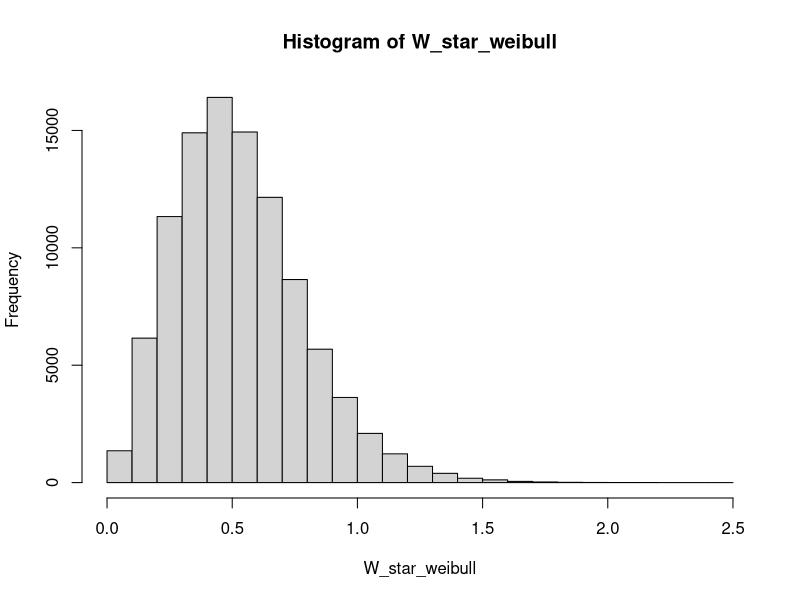
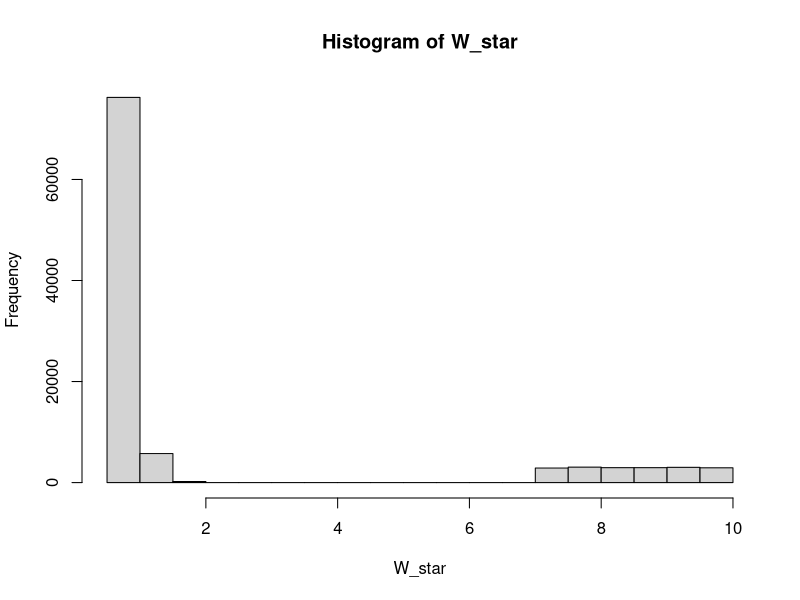
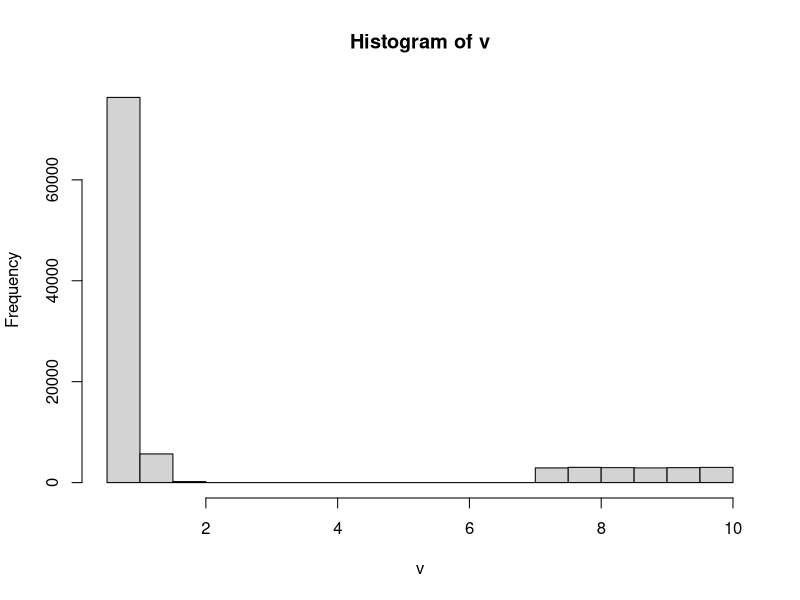
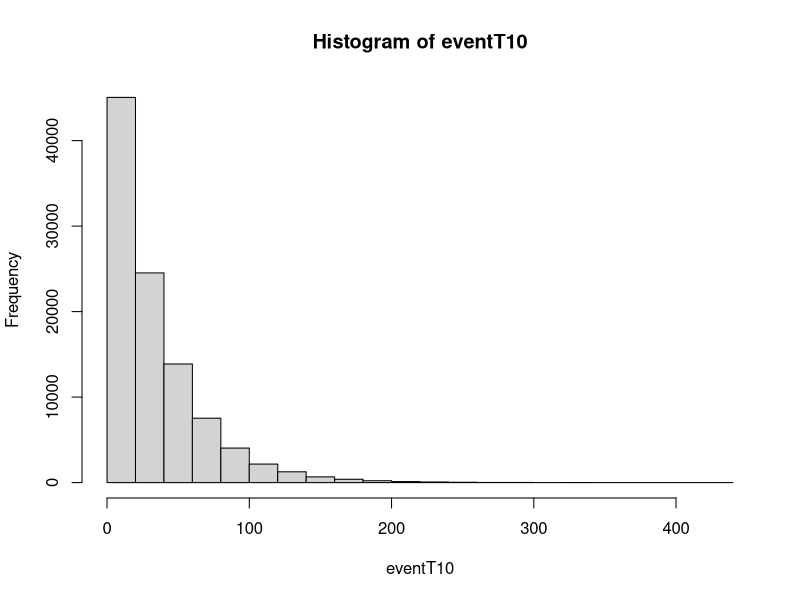
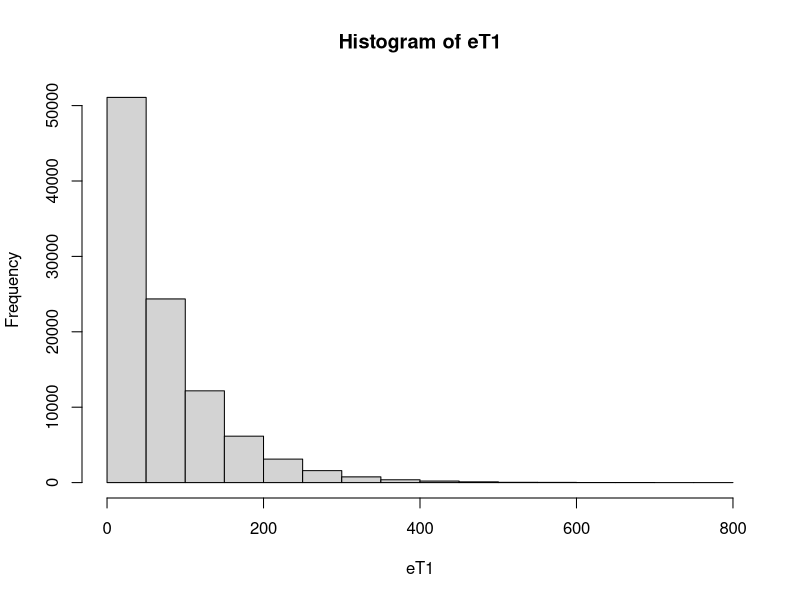
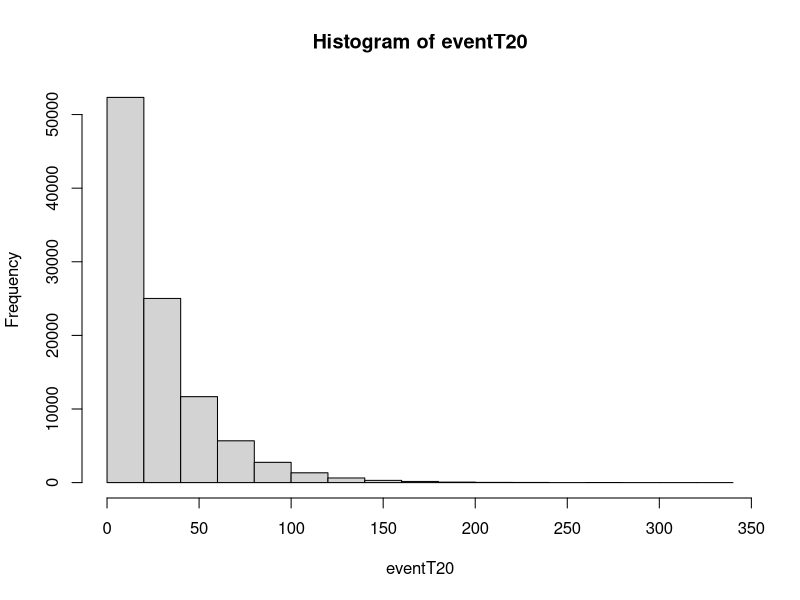
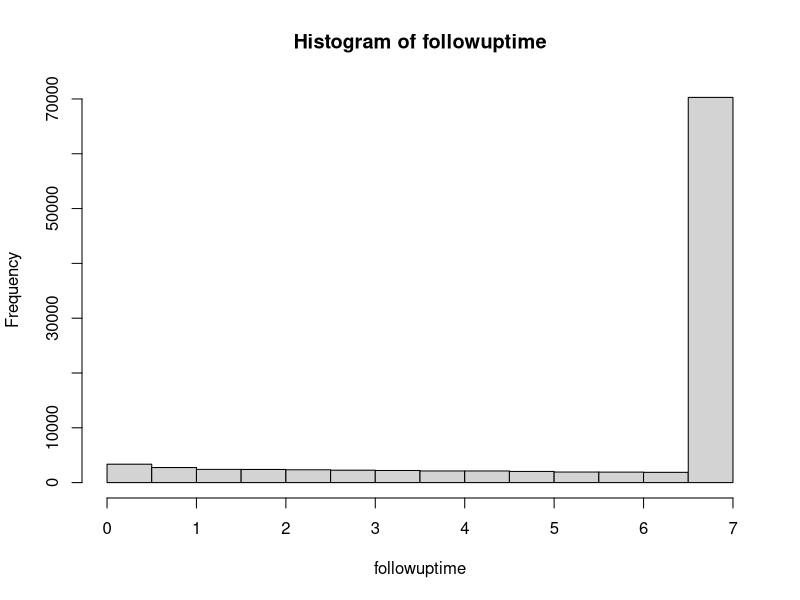
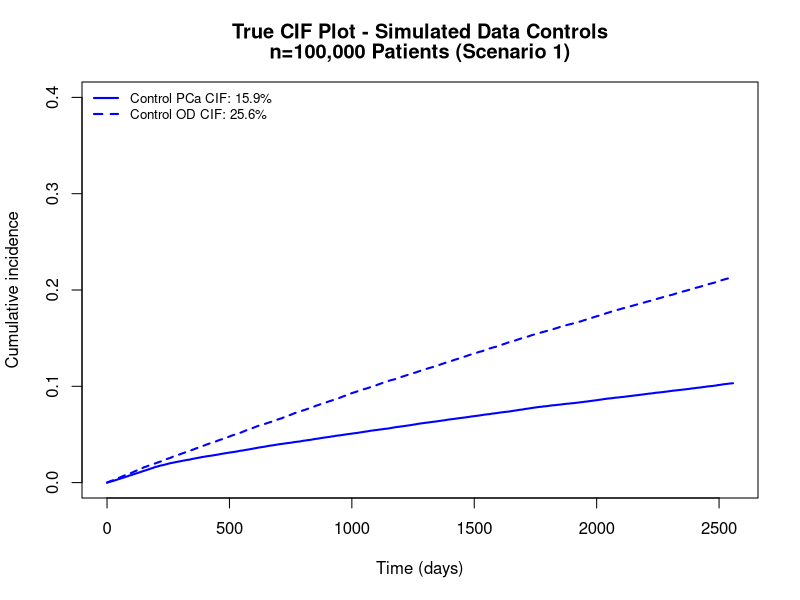

Write the R code that produced these figures, in order. (Note: this script raises an error after producing the figures.)
# Load required libraries
library(survival)

# Seed
set.seed(605501225)

# Number of patients
n <- 100000

# Confounder (L as our measured confounder)
L <- rnorm(n, mean = 0, sd = 1)

# Treatment initiation times using a Weibull distribution
lambda <- 2.5  # Shape parameter for Weibull distribution
scale_param <- 0.585 * exp(0.2 * L)
W_star_weibull <- rweibull(n, shape = lambda, scale = scale_param)

hist(W_star_weibull)
summary(W_star_weibull)


##THE ABOVE CODE RETURNS TIMES LESS THAN 0.5 FOR ROUGHLY 51% OF THE PATIENTS

g <- 0.5


# Sample treatment times until all are greater than 0.5
for (i in 1:n) {
  while (TRUE) {
    time <- rweibull(1, shape = lambda, scale = scale_param[i])
    if (time > 0.5) {
      W_star_weibull[i] <- time
      break
    }
  }
}

#the ones who were never treated at all
num_7<-round(0.178 * length(W_star_weibull))
sampled_indices <- sample(length(W_star_weibull), num_7)
W_star_weibull[sampled_indices]  <- 7 + runif(num_7, min = 0, max = 3)  # Adding a random time beyond 7 years for variation

W_star<-W_star_weibull

hist(W_star)


##the above is dependent on L

##
v<-sample(W_star, n, replace = T)
summary(v)
hist(v)

# Determine treatment status at any time t
A <- ifelse(v <= g, 1, 0)
table(A)


##Time to events
#Event 1: PCa Death
lambda1<-0.030; betaA1 <- -0.78; betaL <- 0.95
#pre-treatment
eventT10<-rexp(n, rate = lambda1 * exp(0*L))
hist(eventT10)
#post-treatment
newT1<-rexp(n, rate = lambda1 * exp(0*L + betaA1))
#event time 1
eT1<-ifelse(eventT10<v, eventT10, (newT1+v))
hist(eT1)


##Event 2 (not dependent on A_t)
lambda2<-0.037; betaL2 <- 1.15
eventT20<-rexp(n, rate = lambda2 * exp(0*L))
hist(eventT20)

eT2<-eventT20


# survival time
followuptime <- pmin(eT1, eT2,7)
hist(followuptime)

# Generate event indicator (1: prostate cancer death, 2: other death, 0: censored)
death <- ifelse(eT1 == followuptime, 1, ifelse(eT2 == followuptime, 2,0))
table(death)

# Create a data frame
Simdata2 <- data.frame(Patientid = 1:n,
                       L=L,
                       A=A,
                       Treatment_time=v,
                       Followuptime=followuptime,
                       Death=death,
                       Vital_status = ifelse(death==0, 0, 1)
)

head(Simdata2)

##Let's convert followuptime and treatment_time to days 
Simdata2$Followuptime<-round(Simdata2$Followuptime*365.25, digits = 2)
Simdata2$Treatment_time<-round(Simdata2$Treatment_time*365.25, 2)

##Overall survival at 7 years
km2 <- survfit(Surv(Followuptime, Vital_status) ~ 0, data = Simdata2)
summary(km2, times=2556)

##CIFs at 7 years
cif2 <- survfit(Surv(Followuptime, as.factor(Death)) ~ 0, data = Simdata2)
summary(cif2, times=2556)


plot(cif2,ylim=c(0,0.40),xlab="Time (days)",ylab="Cumulative incidence", 
     col=c("blue","blue"),lwd=2,lty=c(1,2),conf.int=F,
     main=c(paste("True CIF Plot - Simulated Data Controls"), paste("n=100,000 Patients (Scenario 1)")))
legend(x="topleft",c("Control PCa CIF: 15.9%", "Control OD CIF: 25.6%"),
       col=c("blue", "blue"),lwd=2,lty=c(1,2),bty="n", c=0.8)


###combined true graphs
plot(cif1,ylim=c(0,0.40),xlab="Time (days)",ylab="Cumulative incidence", 
     col=c("red","red"),lwd=2,lty=c(1,2),conf.int=F,
     main=c(paste("True CIF Plot - Simulated Data"), paste("n=100,000 Patients (Scenario 1)")))
lines(cif2,col=c("blue","blue"),lwd=2,lty=c(1,2),conf.int=F)

legend(x="topleft",c("Treated PCa CIF: 8.6%","Control PCa CIF: 10.3%",
                     "Treated OD CIF: 21.7%", "Control OD CIF: 21.3%"),
       col=c("red","blue", "red", "blue"),lwd=2,lty=c(1,1,2,2),bty="n", c=0.8)

